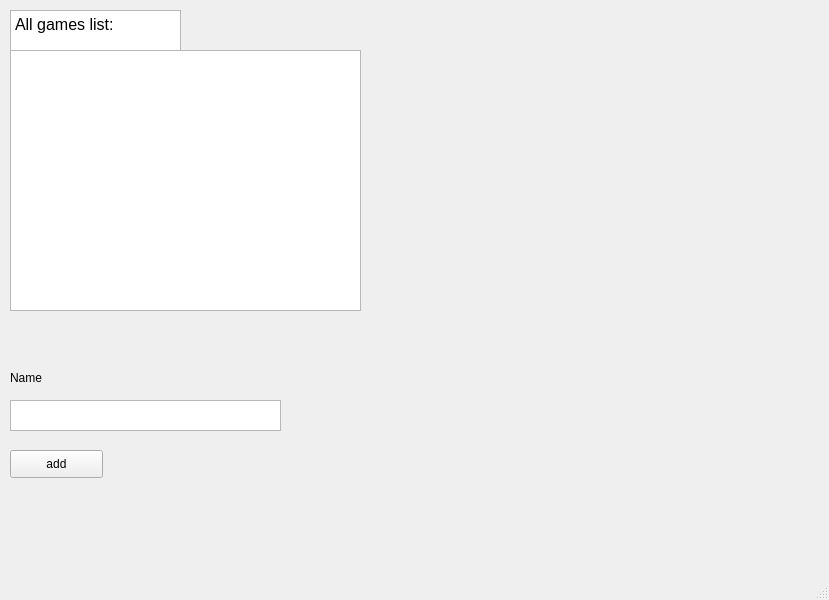
<?xml version="1.0" encoding="UTF-8"?>
<ui version="4.0">
 <class>MainWindow</class>
 <widget class="QMainWindow" name="MainWindow">
  <property name="geometry">
   <rect>
    <x>0</x>
    <y>0</y>
    <width>829</width>
    <height>600</height>
   </rect>
  </property>
  <property name="windowTitle">
   <string>MainWindow</string>
  </property>
  <widget class="QWidget" name="centralwidget">
   <widget class="QListView" name="listView">
    <property name="geometry">
     <rect>
      <x>10</x>
      <y>50</y>
      <width>351</width>
      <height>261</height>
     </rect>
    </property>
   </widget>
   <widget class="QTextBrowser" name="textBrowser">
    <property name="geometry">
     <rect>
      <x>10</x>
      <y>10</y>
      <width>171</width>
      <height>41</height>
     </rect>
    </property>
    <property name="html">
     <string>&lt;!DOCTYPE HTML PUBLIC &quot;-//W3C//DTD HTML 4.0//EN&quot; &quot;http://www.w3.org/TR/REC-html40/strict.dtd&quot;&gt;
&lt;html&gt;&lt;head&gt;&lt;meta name=&quot;qrichtext&quot; content=&quot;1&quot; /&gt;&lt;style type=&quot;text/css&quot;&gt;
p, li { white-space: pre-wrap; }
&lt;/style&gt;&lt;/head&gt;&lt;body style=&quot; font-family:'MS Shell Dlg 2'; font-size:7.8pt; font-weight:400; font-style:normal;&quot;&gt;
&lt;p style=&quot; margin-top:0px; margin-bottom:0px; margin-left:0px; margin-right:0px; -qt-block-indent:0; text-indent:0px;&quot;&gt;&lt;span style=&quot; font-size:12pt;&quot;&gt;All games list:&lt;/span&gt;&lt;/p&gt;&lt;/body&gt;&lt;/html&gt;</string>
    </property>
   </widget>
   <widget class="QTextEdit" name="textEdit">
    <property name="geometry">
     <rect>
      <x>10</x>
      <y>400</y>
      <width>271</width>
      <height>31</height>
     </rect>
    </property>
   </widget>
   <widget class="QLabel" name="label">
    <property name="geometry">
     <rect>
      <x>10</x>
      <y>370</y>
      <width>55</width>
      <height>16</height>
     </rect>
    </property>
    <property name="text">
     <string>Name</string>
    </property>
   </widget>
   <widget class="QPushButton" name="pushButton">
    <property name="geometry">
     <rect>
      <x>10</x>
      <y>450</y>
      <width>93</width>
      <height>28</height>
     </rect>
    </property>
    <property name="text">
     <string>add</string>
    </property>
   </widget>
  </widget>
  <widget class="QMenuBar" name="menubar">
   <property name="geometry">
    <rect>
     <x>0</x>
     <y>0</y>
     <width>829</width>
     <height>26</height>
    </rect>
   </property>
  </widget>
  <widget class="QStatusBar" name="statusbar"/>
 </widget>
 <resources/>
 <connections>
  <connection>
   <sender>pushButton</sender>
   <signal>clicked()</signal>
   <receiver>textEdit</receiver>
   <slot>clear()</slot>
   <hints>
    <hint type="sourcelabel">
     <x>71</x>
     <y>487</y>
    </hint>
    <hint type="destinationlabel">
     <x>91</x>
     <y>446</y>
    </hint>
   </hints>
  </connection>
  <connection>
   <sender>pushButton</sender>
   <signal>clicked()</signal>
   <receiver>listView</receiver>
   <slot>scrollToTop()</slot>
   <hints>
    <hint type="sourcelabel">
     <x>65</x>
     <y>486</y>
    </hint>
    <hint type="destinationlabel">
     <x>97</x>
     <y>254</y>
    </hint>
   </hints>
  </connection>
 </connections>
</ui>
